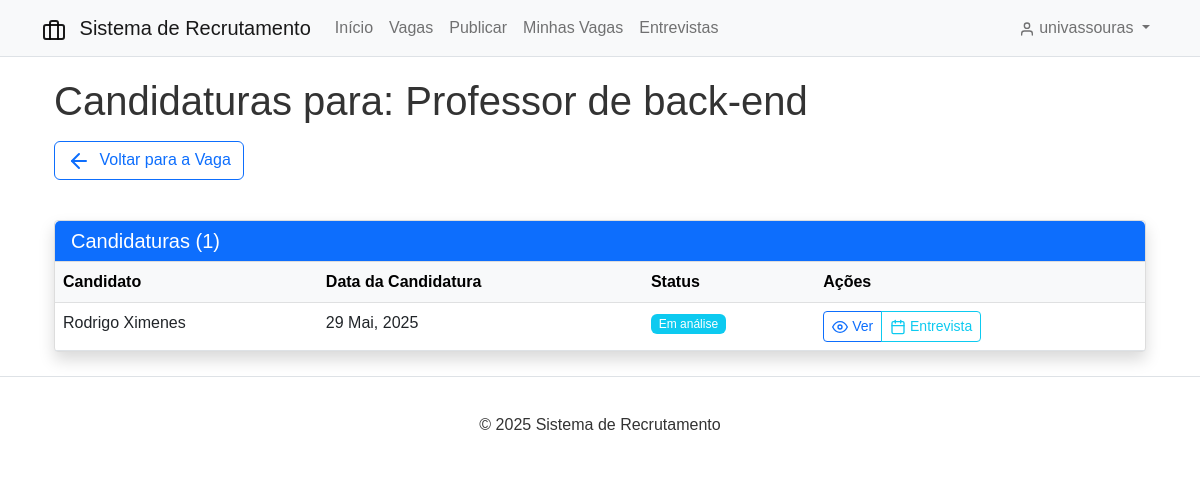
Screenshot of /jobs/3/applications/ (signed in) with the database file from the repository.
### users/models.py (models this page shows, shortened)
class CustomUser(AbstractUser):
    class Role(models.TextChoices):
        CANDIDATE = 'CANDIDATE', _('Candidato')
        RECRUITER = 'RECRUITER', _('Recrutador')
        ADMIN = 'ADMIN', _('Administrador')
    role = models.CharField(
        max_length=20,
        choices=Role.choices,
        default=Role.CANDIDATE,
        help_text=_('Determines the user type and permissions')
    )
    phone = models.CharField(max_length=20, blank=True, null=True)
    bio = models.TextField(blank=True, null=True)
    def is_candidate(self):
        return self.role == self.Role.CANDIDATE
    def is_recruiter(self):
        return self.role == self.Role.RECRUITER

### jobs/models.py (models this page shows, shortened)
class Job(models.Model):
    title = models.CharField(max_length=100)
    company = models.CharField(max_length=100)
    location = models.CharField(max_length=100)
    description = models.TextField()
    requirements = models.TextField()
    salary_range = models.CharField(max_length=100, blank=True, null=True)
    job_type = models.CharField(max_length=50, choices=[
        ('FULL_TIME', 'Integral'),
        ('PART_TIME', 'Parcial'),
        ('CONTRACT', 'Contrato'),
        ('INTERNSHIP', 'Estágio'),
    ])
    recruiter = models.ForeignKey(CustomUser, on_delete=models.CASCADE, related_name='posted_jobs')
    created_at = models.DateTimeField(auto_now_add=True)
    updated_at = models.DateTimeField(auto_now=True)
    deadline = models.DateTimeField(default=timezone.now)
    is_active = models.BooleanField(default=True)
    class Meta:
        ordering = ['-created_at']

class Application(models.Model):
    class Status(models.TextChoices):
        APPLIED = 'APPLIED', 'Candidatado'
        REVIEWING = 'REVIEWING', 'Em análise'
        SHORTLISTED = 'SHORTLISTED', 'Pré-selecionado'
        REJECTED = 'REJECTED', 'Rejeitado'
        HIRED = 'HIRED', 'Contratado'
    job = models.ForeignKey(Job, on_delete=models.CASCADE, related_name='applications')
    candidate = models.ForeignKey(CustomUser, on_delete=models.CASCADE, related_name='applications')
    cover_letter = models.TextField()
    status = models.CharField(max_length=20, choices=Status.choices, default=Status.APPLIED)
    applied_at = models.DateTimeField(auto_now_add=True)
    updated_at = models.DateTimeField(auto_now=True)
    recruiter_notes = models.TextField(blank=True, null=True)
    class Meta:
        unique_together = ('job', 'candidate')
        ordering = ['-applied_at']

### jobs/views.py (the view)
# urls.py: path('<int:job_id>/applications/', views.view_applications, name='view_applications'),
@login_required
def view_applications(request, job_id):
    job = get_object_or_404(Job, pk=job_id)
    if request.user != job.recruiter and not request.user.is_admin():
        return HttpResponseForbidden("Você não tem permissão para visualizar candidaturas para esta vaga.")
    applications = Application.objects.filter(job=job).select_related('candidate')
    return render(request, 'jobs/application_list.html', {
        'applications': applications,
        'job': job,
        'title': f'Applications for {job.title}'
    })

### templates/jobs/application_list.html (shortened to what this page needs)
{% extends 'base.html' %}
{% block content %}
<div class="container">
    <div class="row mb-4">
        <div class="col-md-12">
            <h1 class="mb-3">
                {% if job %}
                    Candidaturas para: {{ job.title }}
                {% else %}
                    Minhas Candidaturas
                {% endif %}
            </h1>
            {% if job %}
                <div class="mb-3">
                    <a href="{% url 'job_detail' job.id %}" class="btn btn-outline-primary">
                        <i data-feather="arrow-left" class="me-1"></i> Voltar para a Vaga
                    </a>
                </div>
            {% endif %}
        </div>
    </div>
    {% if not applications %}
        <div class="alert alert-info">
            {% if job %}
                <p class="mb-0">Nenhuma candidatura foi enviada para esta vaga ainda.</p>
            {% else %}
                <p class="mb-0">Você ainda não se candidatou a nenhuma vaga.</p>
            {% endif %}
        </div>
    {% else %}
        <div class="card shadow">
            <div class="card-header bg-primary text-white">
                <h5 class="mb-0">
                    {% if job %}
                        Candidaturas ({{ applications.count }})
                    {% else %}
                        Suas Candidaturas
                    {% endif %}
                </h5>
            </div>
            <div class="card-body p-0">
                <div class="table-responsive">
                    <table class="table table-hover mb-0">
                        <thead class="table-light">
                            <tr>
                                {% if not job %}
                                    <th>Vaga</th>
                                    <th>Empresa</th>
                                {% else %}
                                    <th>Candidato</th>
                                {% endif %}
                                <th>Data da Candidatura</th>
                                <th>Status</th>
                                <th>Ações</th>
                            </tr>
                        </thead>
                        <tbody>
                            {% for application in applications %}
                                <tr>
                                    {% if not job %}
                                        <td>{{ application.job.title }}</td>
                                        <td>{{ application.job.company }}</td>
                                    {% else %}
                                        <td>
                                            {{ application.candidate.get_full_name|default:application.candidate.username }}
                                        </td>
                                    {% endif %}
                                    <td>{{ application.applied_at|date:"d M, Y" }}</td>
                                    <td>
                                        <span class="badge
                                            {% if application.status == 'APPLIED' %}bg-secondary
                                            {% elif application.status == 'REVIEWING' %}bg-info
                                            {% elif application.status == 'SHORTLISTED' %}bg-primary
                                            {% elif application.status == 'REJECTED' %}bg-danger
                                            {% elif application.status == 'HIRED' %}bg-success
                                            {% endif %}
                                        ">
                                            {{ application.get_status_display }}
                                        </span>
                                    </td>
                                    <td>
                                        <div class="btn-group btn-group-sm">
                                            <a href="{% url 'application_detail' application.id %}" class="btn btn-outline-primary">
                                                <i data-feather="eye" style="width: 16px; height: 16px;"></i>
                                                Ver
                                            </a>
                                            {% if job and request.user.is_recruiter %}
                                                <a href="{% url 'schedule_interview' application.id %}" class="btn btn-outline-info">
                                                    <i data-feather="calendar" style="width: 16px; height: 16px;"></i>
                                                    Entrevista
                                                </a>
                                            {% endif %}
                                        </div>
                                    </td>
                                </tr>
                            {% endfor %}
                        </tbody>
                    </table>
                </div>
            </div>
        </div>
    {% endif %}
</div>
{% endblock %}

### templates/base.html (shortened to what this page needs)
<!DOCTYPE html>
<html lang="pt-br">
<head>
    {% load static %}
    <link href="https://cdn.jsdelivr.net/npm/bootstrap@5.2.3/dist/css/bootstrap.min.css" rel="stylesheet">
    <link rel="stylesheet" href="{% static 'css/styles.css' %}">
</head>
<body>
    <nav class="navbar navbar-expand-lg navbar-light bg-light border-bottom">
        <div class="container">
            <a class="navbar-brand" href="{% url 'home' %}">
                <i data-feather="briefcase"></i> Sistema de Recrutamento
            </a>
            <div class="collapse navbar-collapse" id="navbarNav">
                <ul class="navbar-nav me-auto">
                    <li class="nav-item">
                        <a class="nav-link" href="{% url 'home' %}">Início</a>
                    </li>
                    <li class="nav-item">
                        <a class="nav-link" href="{% url 'job_list' %}">Vagas</a>
                    </li>
                    {% if user.is_authenticated %}
                        {% if user.is_candidate %}
                            <li class="nav-item">
                                <a class="nav-link" href="{% url 'my_applications' %}">Candidaturas</a>
                            </li>
                            <li class="nav-item">
                                <a class="nav-link" href="{% url 'my_interviews' %}">Entrevistas</a>
                            </li>
                        {% elif user.is_recruiter %}
                            <li class="nav-item">
                                <a class="nav-link" href="{% url 'job_create' %}">Publicar</a>
                            </li>
                            <li class="nav-item">
                                <a class="nav-link" href="{% url 'my_posted_jobs' %}">Minhas Vagas</a>
                            </li>
                            <li class="nav-item">
                                <a class="nav-link" href="{% url 'my_interviews' %}">Entrevistas</a>
                            </li>
                        {% endif %}
                    {% endif %}
                </ul>
                <ul class="navbar-nav">
                    {% if user.is_authenticated %}
                        <li class="nav-item dropdown">
                            <a class="nav-link dropdown-toggle" href="#" id="navbarDropdown" role="button" data-bs-toggle="dropdown">
                                <i data-feather="user" class="feather-small"></i> {{ user.username }}
                            </a>
                        </li>
                    {% endif %}
                </ul>
            </div>
        </div>
    </nav>
    <div class="container mt-3 mb-4">
        {% block content %}{% endblock %}
    </div>
    <footer class="border-top mt-4">
        <div class="container py-3 text-center">
            <p class="mb-0">&copy; {% now "Y" %} Sistema de Recrutamento</p>
        </div>
    </footer>
</body>
</html>

### static/css/styles.css (style rules this page uses)
body { font-family: Arial, sans-serif; color: #333; background-color: #fff; }
.feather { vertical-align: middle; }
.card { border-radius: 4px; margin-bottom: 20px; border: 1px solid #ddd; }
.card-header { background-color: #f8f9fa; border-bottom: 1px solid #ddd; }
.navbar { margin-bottom: 20px; }
.navbar-brand .feather { margin-right: 0.5rem; }
.feather-small { width: 16px; height: 16px; }
.badge { font-weight: normal; }
footer { margin-top: 30px; padding: 20px 0; border-top: 1px solid #eee; }

### rows the page displays
CustomUser: username "univassouras"
Job: title "Professor de back-end"
Application: candidate.get_full_name "Rodrigo Ximenes", applied_at "29 Mai, 2025", status "Em análise"

### other values shown
{{ applications.count }} "1"
